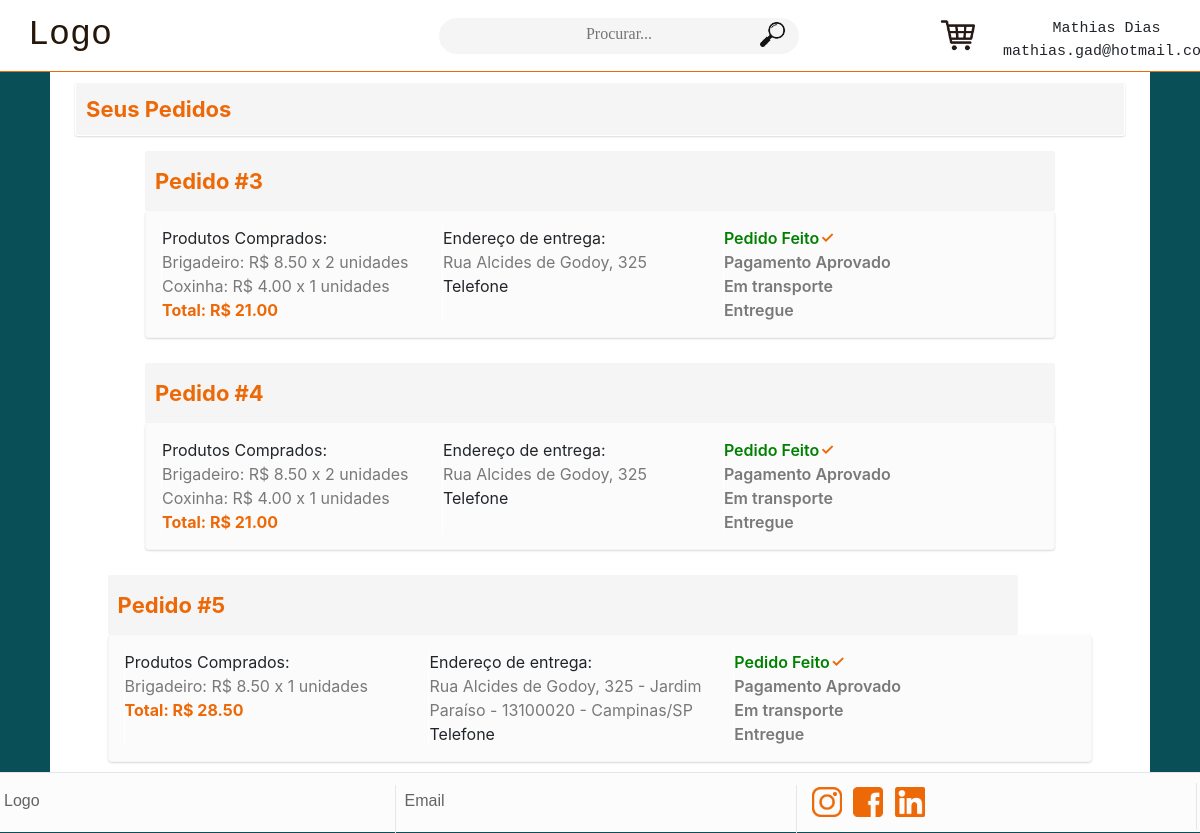
The page /pedidos (signed in) on the database its author committed.
### loja/models.py (models this page shows, shortened)
class Pedidos(models.Model):
    status_escolha = [
    ('Pedido Feito','Pedido Feito'),
    ('Pagamento Aprovado','Pagamento Aprovado'),
    ('Em transporte','Em transporte'),
    ('Entregue','Entregue'),
    ]
    Nome_do_cliente = models.CharField(max_length=128)
    Items = models.ManyToManyField(Produtos, blank=True, related_name="pedido")
    Quantidades = models.CharField(max_length = 512, null=True)
    Preço_total = models.DecimalField(max_digits=10, decimal_places=2)
    Cpf_cliente = models.CharField(max_length=16)
    Endereço_cliente = models.CharField(max_length=512)
    Status = models.CharField(max_length=32, choices=status_escolha, default='Pedido Feito')

class Produtos(models.Model):
    disponivel_escolha = [
    ('Sim','Sim'),
    ('Não','Não'),
    ]
    Nome = models.CharField(max_length=128)
    Categoriateste = models.ForeignKey(Categorias ,on_delete=models.CASCADE, default=0)
    Descrição = models.CharField(max_length=1024)
    Fotos = models.ImageField(upload_to='loja/static/produtos/fotos/')
    Fotos_2 = models.ImageField(upload_to='loja/static/produtos/fotos/')
    Preço = models.DecimalField(max_digits=10, decimal_places=2)
    Disponivel = models.CharField(max_length=8,choices=disponivel_escolha, default='Sim')

### loja/views.py (the view)
# urls.py: path("pedidos", views.my_orders, name="pedidos"),
def my_orders(request):
    if request.user.is_authenticated:
        pedidos = Pedidos.objects.filter(Cpf_cliente=request.user.userprofile.cpf)
        context = {
            "log": request.user.is_authenticated,
            "pedidos": pedidos,
            "username": request.user
        }
        final_status2 = final_status(request)
        context.update(final_status2)
        clear_status(request)
        return render(request, "loja/pedidos.html", context)
    else:
        status_code(request, 6)
        return HttpResponseRedirect(reverse("index"))

### loja/views.py (called while the page is built)
def clear_status(request):
    request.session['status'] = 'none'
    request.session['status2'] = 'none'
    request.session['status3'] = 'none'
    request.session['status4'] = 'none'
    request.session['status5'] = 'none'
    request.session['status6'] = 'none'
    request.session['status7'] = 'none'
    request.session['status8'] = 'none'
    request.session['status9'] = 'none'
    request.session['status10'] = 'none'

### loja/templates/loja/pedidos.html (shortened to what this page needs)
{% extends "loja/layout.html" %}
{% load static %}
{% block body %}
<div class="blocos" style="flex-direction: column; justify-content: flex-start;">
    <div class="titulo_pedidos">
        <div class="titulo_perfil">Seus Pedidos</div>
    </div>
    {% for pedido in pedidos %}
    <div class="pedidos">
        <div class="bloco_titulo">
            <div class="titulo_perfil">Pedido #{{pedido.id}}</div>
        </div>
        <div class="pedido_info">
            <div class="pedido_coluna">
                Produtos Comprados:
                {% for item in pedido.Items.all  %}{% for quantidade in pedido.Quantidades %}
                    {% if forloop.counter0 == forloop.parentloop.counter0 %}
                <li class="laranja">{{item.Nome}}: R$ {{item.Preço}} x {{quantidade}} unidades</li>
                    {% endif %}
                {% endfor %}{% endfor %}
                <li class="total"><strong>Total: R$ {{pedido.Preço_total}}</strong></li>
            </div>
            <div class="pedido_coluna">
                Endereço de entrega:
                <li class="laranja">{{pedido.Endereço_cliente}}</li>
                Telefone
            </div>
            <div class="pedido_coluna">
                {% if pedido.Status == "Pedido Feito" %}
                <li class="status checked">Pedido Feito</li>
                <li class="status">Pagamento Aprovado</li>
                <li class="status">Em transporte</li>
                <li class="status">Entregue</li>
                {% elif pedido.Status == "Pagamento Aprovado" %}
                <li class="status checked">Pedido Feito</li>
                <li class="status checked">Pagamento Aprovado</li>
                <li class="status">Em transporte</li>
                <li class="status">Entregue</li>
                {% elif pedido.Status == "Em transporte" %}
                <li class="status checked">Pedido Feito</li>
                <li class="status checked">Pagamento Aprovado</li>
                <li class="status checked">Em transporte</li>
                <li class="status">Entregue</li>
                {% elif pedido.Status == "Entregue" %}
                <li class="status checked">Pedido Feito</li>
                <li class="status checked">Pagamento Aprovado</li>
                <li class="status checked">Em transporte</li>
                <li class="status checked">Entregue</li>
                {% endif %}
            </div>
        </div>
    </div>
    {% endfor %}
</div>
{% endblock %}

### loja/templates/loja/layout.html (shortened to what this page needs)
{% load static %}
<!DOCTYPE html>
<html>
    <head>
        <link rel="stylesheet" href="https://stackpath.bootstrapcdn.com/bootstrap/4.3.1/css/bootstrap.min.css">
        <link rel="stylesheet" href="{% static 'styles.css' %}"/>
    </head>
    <body>
    <div class="pagina">
        <nav class="nav">
            <div class="logo">
                Logo
            </div>
            <div class="procura">
                <form action="{% url 'pesquisa' %}" method="post">
                    <input class="pesquisa" name="pesquisa" placeholder="Procurar..." type="text"/>
                    <input type="image"src="{% static '/images/pesquisa.png' %}" alt="Pesquisar" class="botao_pesquisa">
                </form>
            </div>
            <a href="{% url 'carrinho' %}"><img src="{% static '/images/shop-cart.png' %}" alt="Carrinho" class="cart"></a>
            <div class="user">
                {% if log == True %}
                <div class="dropdown">
                    <button class="btn dropdown-toggle logado" type="button" id="dropdownMenuButton" data-toggle="dropdown" aria-haspopup="true" aria-expanded="false">{{ username.first_name }} {{ username.last_name }} {{ username.email }}</button>
                </div>
                {% else %}
                <button id="login" class="btn botao_login">Entrar/Cadastre-se</button>
                {% endif %}
            </div>
        </nav>
        <div id="body">
        {% block body %}
        {% endblock %}
        </div>
        <div class="barinf">
            <div class="baritem">
                Logo
            </div>
            <div class="baritem">
                Email
            </div>
            <div class="baritem">
                <img src="{% static '/images/instagram.png' %}" alt="Instagram" class="redebar">
                <img src="{% static '/images/facebook.png' %}" alt="Facebook" class="redebar">
                <img src="{% static '/images/linkedin.png' %}" alt="LinkedIn" class="redebar">
            </div>
        </div>
    </div>
    </body>
</html>

### loja/static/styles.css (style rules this page uses)
.nav { top: 0; position: sticky; width: 100%; height: 72px; background-color: white; z-index: 1; border-bottom: 1px solid #ED6908; }
.logo { padding: 3px; font-size:35px; font-family: monospace; margin-top: auto; margin-bottom: auto; margin-left: 25px; color: #26170b; }
#body { min-height: calc(100vh - 133px); }
body { font: arial,sans-serif; background-color: #094F57; }
.procura { width: 30%; height: 36px; margin-left: 27%; background: #f5f5f5; border-radius: 16rem; border: none; position: relative; display: flex; flex-direction: column; transform: translateZ(0); align-self: center; }
.botao_pesquisa { width: 33px; float: right; position: absolute; right: 10px; }
.pesquisa { width: 100%; background: 0 0; height: 32px; text-align: center; font-weight: 300; border-radius: 16rem; border: 1px solid transparent; font-family: saira; font-size: 1rem; color: #778ca3; overflow: visible; }
.cart { position: absolute; left: 78%; top: 15px; padding: 3px; width: 45px; color: #452612; }
.user { left: 83%; padding: 3px; font-size:15px; font-family: monospace; top: 1px; bottom: auto; color: #452612; display: flex; position: absolute; }
.logado { position: absolute; display: flex; white-space: normal; top: 10px; padding: 3px; font-size: 15px; }
.dropdown-item , .dropdown, .dropdown-menu { z-index: 5; }
.titulo_perfil { font-style: normal; font-weight: 700; font-size: 22px; color: #ED6908; padding-left: 10px; }
.laranja { color: #797979; }
.bloco_titulo { display: flex; -webkit-box-pack: justify; justify-content: space-between; background: #f5f5f5; border: #ffffff; border-radius: 2px; -webkit-box-align: center; -webkit-align-items: center; min-height: 36px; font-weight: bold; width: 910px; height: 60px; }
.barinf { width: 100%; bottom: 0; position: relative; display: block; height: 60px; background-color: #fcfcfc; border-top: 1px solid #e6e6e6; }
.baritem { position: relative; display: inline-block; border-right: 1px solid #e6e6e6; height: 80%; top: 10px; width: 33%; padding: 4px; color: #646464; font-family: "Lucida Sans Unicode", "Lucida Grande", sans-serif; }
div { box-sizing: border-box; }
.redebar { position: relative; margin-left: 7px; width: 30px; display: inline-block; }
.blocos { display: flex; flex-direction: row; flex-wrap: nowrap; justify-content: space-around; padding: 0 25px; width: 1100px; min-height: calc(100vh - 133px); background: white; margin-left: auto; margin-right: auto; }
li { list-style: none; }
.titulo_pedidos { align-items: center; box-shadow: rgba(0, 0, 0, 0.15) 0px 1px 2px; height: 54px; width: 100%; background-color: rgb(245, 245, 245); border: 0.5px solid rgb(255, 255, 255); border-radius: 2px; display: flex; margin-top: 10px; }
.pedidos { margin-top: 15px; align-self: center; margin-bottom: 10px; }
.pedido_coluna { min-height: 60px; width: 32%; border-left: 1px solid white; }
.pedido_info { display: flex; flex-flow: row; border: 1px solid #f5f5f5; border-top: 0; padding: 15px; background-color: #fbfbfb; border-radius: 4px; box-shadow: 0px 1px 2px rgba(0, 0, 0, 0.15); }
.total { color: #ED6908; }
.status.checked::after { opacity: 1; }
.status { font-weight: 600; color: #797979; }
.checked { color: green; }
.status::after { content: '\2713'; position: absolute; margin-top: 3px; line-height: 1; margin-left: 1px; color: #ED6908 !important; opacity: 0; }

### rows shown on the page
Pedidos: id "3", Preço_total "21.00", Endereço_cliente "Rua Alcides de Godoy, 325", Status "Pedido Feito"
Produtos: Nome "Brigadeiro" "Brigadeiro" "Brigadeiro", Preço "8.50" "8.50" "8.50", Quantidades "2" "2" "1"
Produtos: Nome "Coxinha" "Coxinha", Preço "4.00" "4.00", Quantidades "1" "1"
Pedidos: id "4", Preço_total "21.00", Endereço_cliente "Rua Alcides de Godoy, 325", Status "Pedido Feito"
Pedidos: id "5", Preço_total "28.50", Endereço_cliente "Rua Alcides de Godoy, 325 - Jardim Paraíso - 13100020 - Campinas/SP", Status "Pedido Feito"

### other values the page prints
{{ username.first_name }} "Mathias"
{{ username.last_name }} "Dias"
